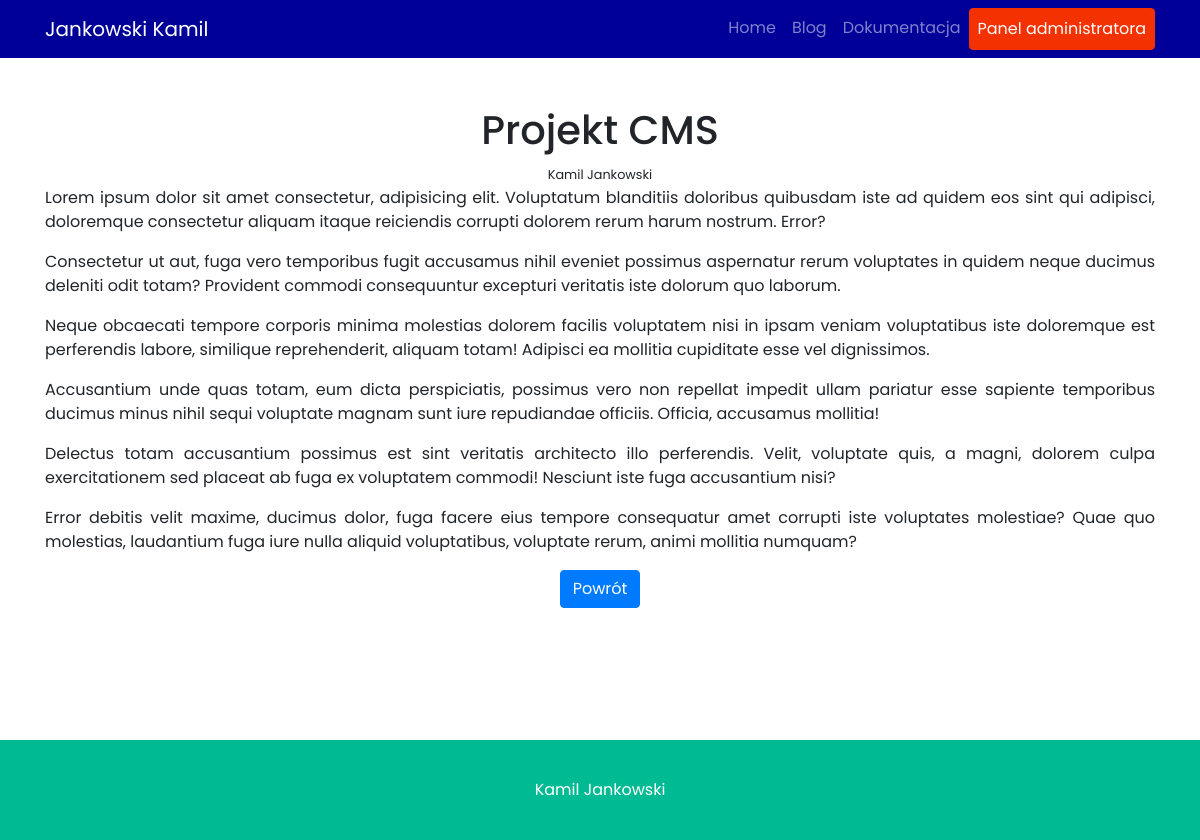
/template/post.php?id=75 (signed in), run on the app's committed database.
### tables this page shows
CREATE TABLE `general` (
  `general_id` int(11) NOT NULL,
  `general_brand` varchar(256) DEFAULT NULL,
  `general_title` varchar(255) NOT NULL,
  `general_desc` varchar(255) NOT NULL,
  `general_lang` varchar(2) NOT NULL
);

CREATE TABLE `menu` (
  `menu_id` int(11) NOT NULL,
  `menu_name` varchar(255) DEFAULT NULL,
  `menu_url` varchar(255) DEFAULT NULL,
  `menu_poz` int(11) DEFAULT NULL
);

CREATE TABLE `posts` (
  `post_id` int(10) UNSIGNED NOT NULL,
  `post_title` varchar(255) NOT NULL,
  `post_author` varchar(255) NOT NULL,
  `post_content` text DEFAULT NULL,
  `post_index` text NOT NULL
);

### results/result_header.php (called while the page is built, shortened)
<?php
include_once $_SERVER['DOCUMENT_ROOT'].'/kjankowski/config.php';
$query = 'SELECT * FROM `general` WHERE 1 ';
$result = mysqli_query($conn,$query);
$generals = mysqli_fetch_all($result, MYSQLI_ASSOC);
foreach ($generals as $general) {
    $general_brand = $general['general_brand'];
    $general_lang = $general['general_lang'];
}
?>

### results/result_menu.php (called while the page is built, shortened)
<?php
include_once $_SERVER['DOCUMENT_ROOT'].'/kjankowski/config.php';
$query = "SELECT * FROM `menu` ORDER BY `menu_poz` ASC ";
$result = mysqli_query($conn,$query);
$menu = mysqli_fetch_all($result, MYSQLI_ASSOC);
?>

### template/post.php (the view)
<?php
include_once $_SERVER['DOCUMENT_ROOT'].'/kjankowski/results/result_single-post.php';
$id = mysqli_real_escape_string($conn, $_GET['id']);
$query = "SELECT * FROM `posts` WHERE `post_id` = $id";
$result = mysqli_query($conn,$query);
$post = mysqli_fetch_all($result, MYSQLI_ASSOC);
?>
<?php include('header.php') ?>
<main class="container blog" style="text-align: center;">
    <div>
        <h1 class="mt-5"><?php echo $post[0]["post_title"];?></h1>
        <small><?php echo $post[0]["post_author"];?></small>
        <?php echo html_entity_decode($post[0]["post_content"]);?>
        <a href="blog.php" class="btn btn-primary">Powrót</a>
    </div>
</main>
<?php include('footer.php') ?>

### template/header.php (shortened to what this page needs)
<?php
include_once $_SERVER['DOCUMENT_ROOT'].'/kjankowski/results/result_header.php';
include_once $_SERVER['DOCUMENT_ROOT'].'/kjankowski/results/result_main.php';
include_once $_SERVER['DOCUMENT_ROOT'].'/kjankowski/results/result_menu.php';
?>
<!DOCTYPE html>
<html lang="<?php echo $general_lang; ?>">
<head>
    <link rel="stylesheet" href="https://cdn.jsdelivr.net/npm/bootstrap@4.5.3/dist/css/bootstrap.min.css"
>
    <link rel="stylesheet" href="../assets/style.css">
</head>
<body>
    <header>
        <nav class="navbar navbar-expand-lg navbar-dark bg-nav">
            <div class="container">
                <a class="navbar-brand" href="index.php"><?php echo $general_brand; ?></a>
                <div class="collapse navbar-collapse flex-grow-0" id="navbarNavAltMarkup">
                    <ul class="navbar-nav">
                        <?php
                    foreach ($menu as $el): ?>
                        <li class="nav-item">
                            <a class="nav-link" href=" <?php echo $el["menu_url"] ?>"><?php echo $el["menu_name"] ?></a>
                        </li>
                        <?php endforeach; ?>
                        <li class="nav-item">
                            <a class="nav-link btn btn-primary btn-primary-admin"
                                href="/kjankowski/admin_login.php">Panel
                                administratora</a>
                        </li>
                    </ul>
                </div>
            </div>
        </nav>
    </header>

### assets/style.css (style rules this page uses)
body { overflow-x: hidden; }
* { font-family: 'Poppins', sans-serif; }
.blog { min-height: 73vh; }
.btn-primary-admin { background-color: rgb(243, 49, 1); border-color: rgb(243, 49, 1); color: rgb(255, 255, 255) !important; }
.bg-nav { background-color: rgb(0, 0, 153); }

### data on the page
general: general_brand "Jankowski Kamil"
menu: menu_name "Home"
menu: menu_name "Blog"
menu: menu_name "Dokumentacja"
posts: post_title "Projekt CMS", post_author "Kamil Jankowski", post_content "Lorem ipsum dolor sit amet consectetur, adipisicing elit. Voluptatum blanditiis doloribus quibusdam iste ad quidem eos sint qui adipisci, doloremque consectetur aliquam itaque reiciendis corrupti dolorem rerum harum nostrum. Error? Consectetur ut aut, fuga vero temporibus fugit accusamus nihil eveniet possimus aspernatur rerum voluptates in quidem neque ducimus deleniti odit totam? Provident commodi consequuntur excepturi veritatis iste dolorum quo laborum. Neque obcaecati tempore corporis minima molestias dolorem facilis voluptatem nisi in ipsam veniam voluptatibus iste doloremque est perferendis labore, similique reprehenderit, aliquam totam! Adipisci ea mollitia cupiditate esse vel…"
